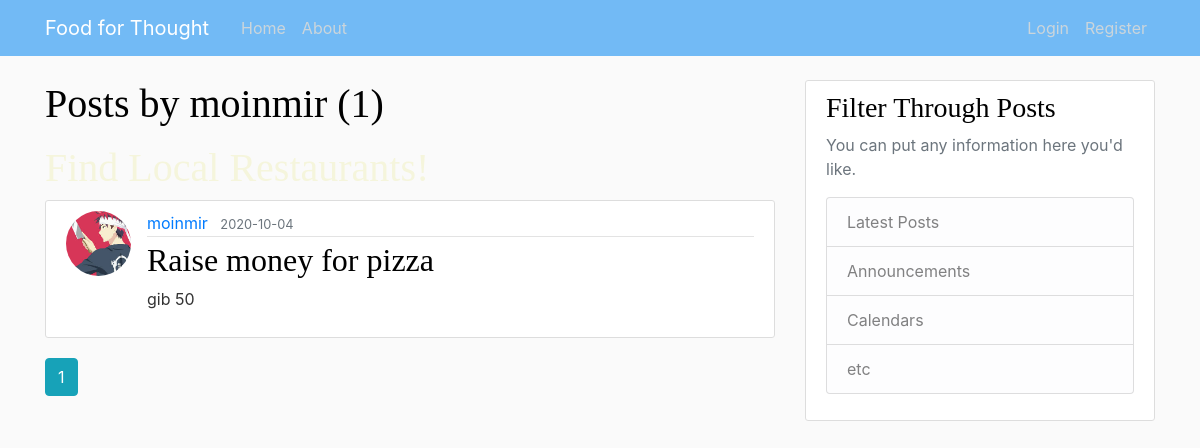
Before: /user/moinmir with the older database file.
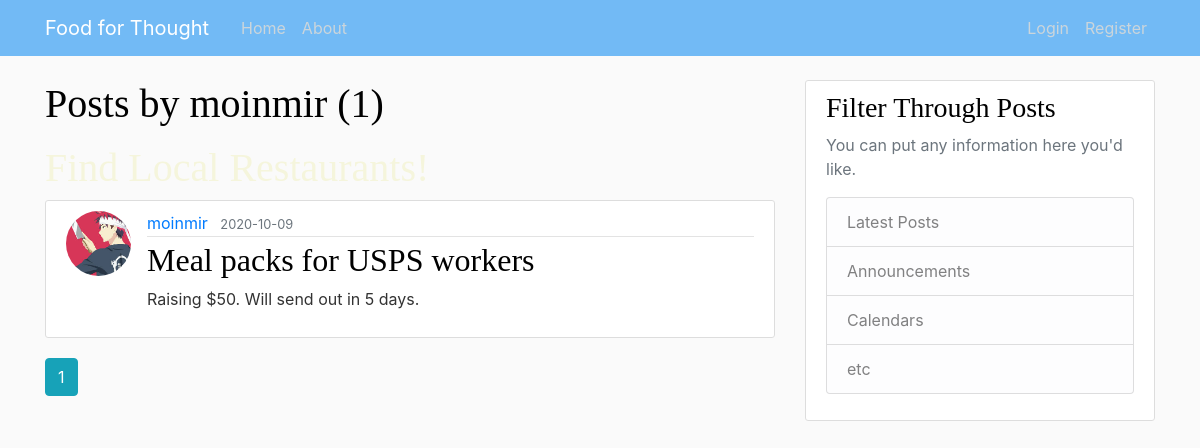
After: the same page with the newer database file.
### food/models.py (models this page shows, shortened)
class Post(db.Model):
    id = db.Column(db.Integer, primary_key=True)
    title = db.Column(db.String(100), nullable=False)
    date_posted = db.Column(db.DateTime, nullable=False, default=datetime.utcnow)
    content = db.Column(db.Text, nullable=False)
    user_id = db.Column(db.Integer, db.ForeignKey("user.id"), nullable=False)

class User(db.Model, UserMixin):
    id = db.Column(db.Integer, primary_key=True)
    username = db.Column(db.String(20), unique=True, nullable=False)
    email = db.Column(db.String(120), unique=True, nullable=False)
    image_file = db.Column(db.String(20), nullable=False, default="default.jpg")
    password = db.Column(db.String(60), nullable=False)
    orders = db.Column(db.Integer, default=0)
    posts = db.relationship("Post", backref="author", lazy=True)

### food/users/routes.py (the view)
@users.route("/user/<string:username>")
def user_posts(username):
    page = request.args.get("page", 1, type=int)
    user = User.query.filter_by(username=username).first_or_404()
    posts = (
        Post.query.filter_by(author=user)
        .order_by(Post.date_posted.desc())
        .paginate(per_page=5, page=page)
    )
    return render_template("user_posts.html", posts=posts, user=user)

### food/templates/user_posts.html (shortened to what this page needs)
{% extends "layout.html" %} {% block content %}
<h1 class="mb-3">Posts by {{ user.username}} ({{ posts.total }})</h1>
<h1 style="color:beige">Find Local Restaurants!</h1>
{% for post in posts.items %}
<article class="media content-section">
    <img class="rounded-circle article-img" src="{{ url_for('static', filename='profile_pics/default.jpg') }}" alt="">
    <div class="media-body">
        <div class="article-metadata">
            <a class="mr-2" href="{{ url_for('users.user_posts', username = post.author.username) }}">{{ post.author.username }}</a>
            <small class="text-muted">{{ post.date_posted.strftime('%Y-%m-%d') }}</small>
        </div>
        <h2><a class="article-title" href="{{ url_for('posts.post', post_id=post.id)}}">{{ post.title }}</a></h2>
        <p class="article-content">{{ post.content }}</p>
    </div>
</article>
{% endfor %} {% for page_num in posts.iter_pages(left_edge=1, left_current=1, right_current=2) %} {% if page_num %} {% if posts.page == page_num %}
<a class="btn btn-info mb-4" href="{{ url_for('users.user_posts', username=user.username, page=page_num)}}">{{ page_num }}</a> {% else %}
<a class="btn btn-outline-info mb-4" href="{{ url_for('users.user_posts', username=user.username, page=page_num)}}">{{ page_num }}</a> {% endif %} {% else %} ... {% endif %} {% endfor%} {% endblock content %}

Changed rows visible on the page:
changed Post "moinmir": date_posted "2020-10-04" → "2020-10-09"; title "Raise money for pizza" → "Meal packs for USPS workers"; content "gib 50" → "Raising $50. Will send out in 5 days."
